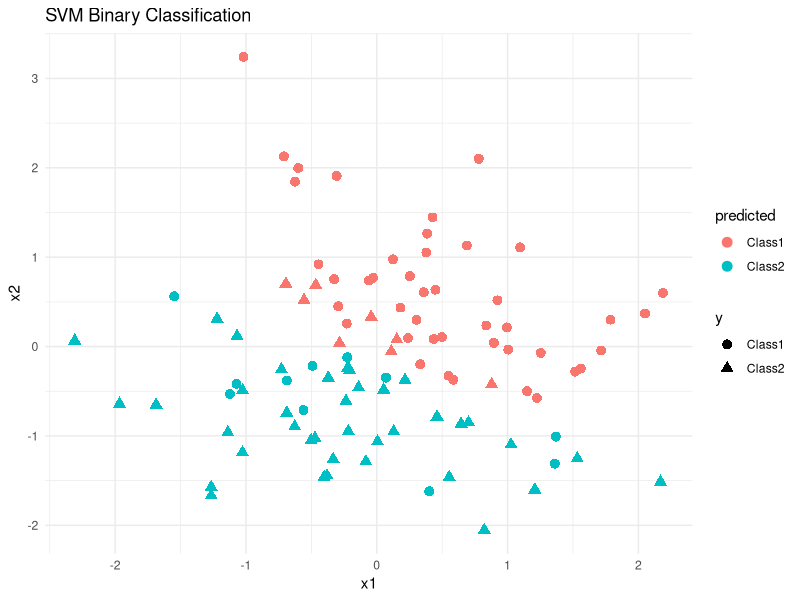

Reproduce this figure in R.
# required packages
install.packages("e1071")
install.packages("ggplot2")

# load packages
library(e1071)
library(ggplot2)

# Step 2: Simulate a Binary Classification Dataset.
set.seed(123)
x1 <- rnorm(100)
x2 <- rnorm(100)
y <- ifelse(x1 + x2 + rnorm(100) > 0, 'Class1', 'Class2')
data <- data.frame(x1 = x1, x2 = x2, y = as.factor(y))
head(data)

# Step 3: Train the SVM Model
model <- svm(y ~ ., data = data, kernel = "linear")
summary(model)

# Step 4: Predict Using the Model
pred <- predict(model, data)
table(Predicted = pred, Actual = data$y)

# Step 5: Visualize the Classification
data$predicted <- pred

ggplot(data, aes(x = x1, y = x2, color = predicted, shape = y)) +
  geom_point(size = 3) +
  labs(title = "SVM Binary Classification") +
  theme_minimal()
